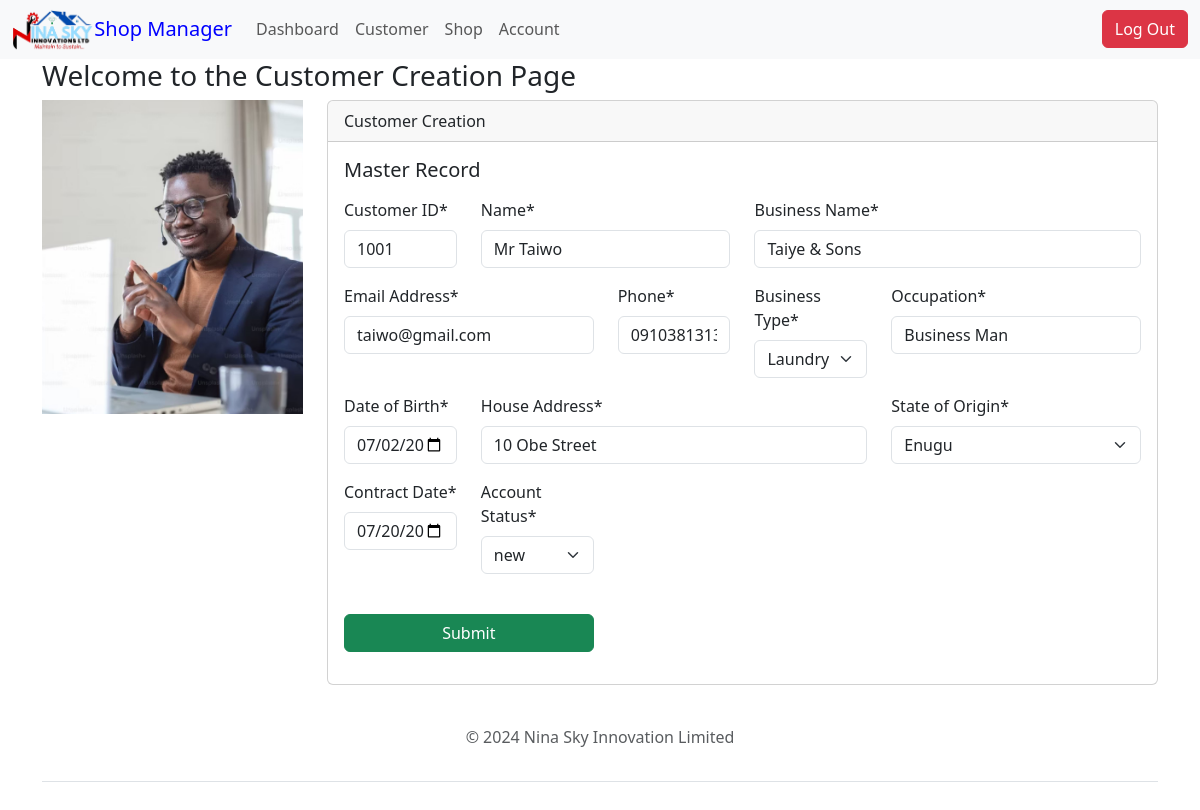
Before: /customer/1 (signed in) with the older database file.
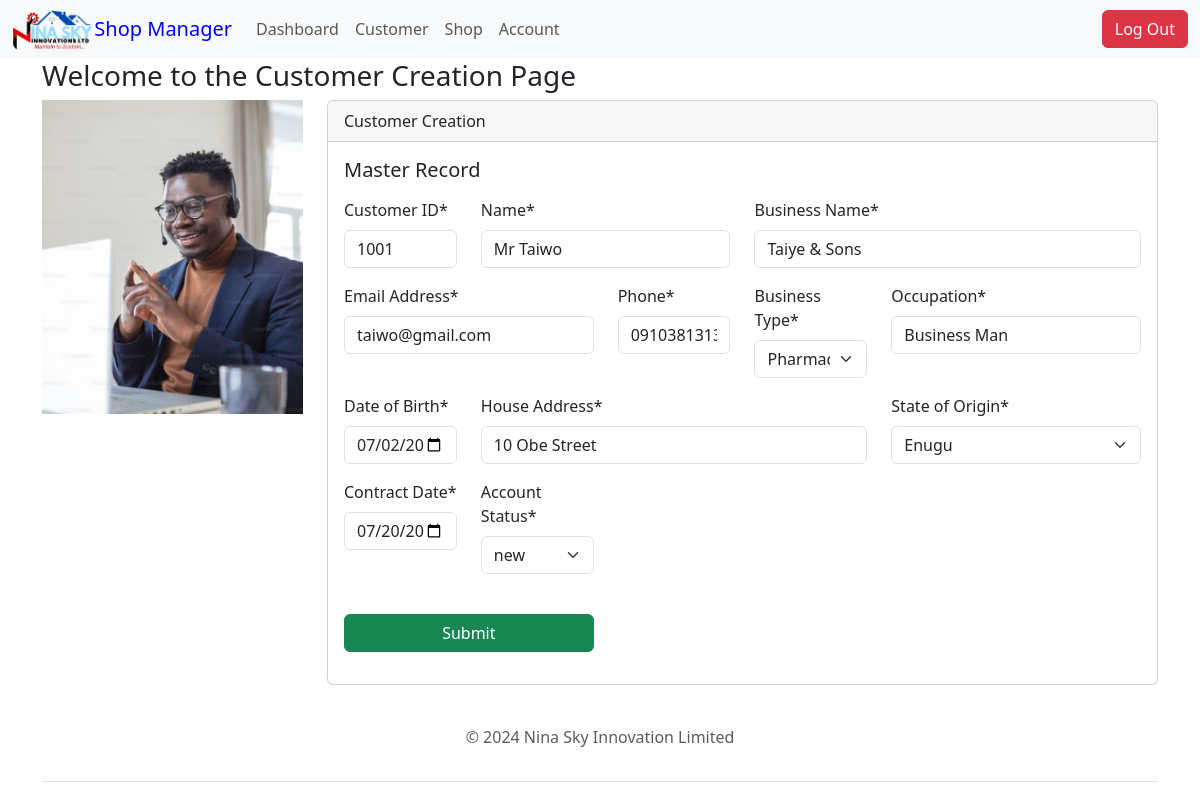
After: the same page with the newer database file.
### customer/models.py (models this page shows, shortened)
class Customer(models.Model):
    NATURE = [
        ('Supermarket', 'Supermarket'),
        ('Laundry', 'Laundry'),
        ('Pharmacy', 'Pharmacy'),
        ('Courier/Dispatch', 'Courier/Dispatch'),
        ('Banking/Insurance', 'Banking/Insurance'),
        ('Barbing/Salon', 'Barbing/Salon'),
    ]
    STATUS = [
        ('new', 'new'),
        ('renewal', 'renewal'),
        ('exited', 'exited'),
    ]
    STATES = [
    ("Abia", "Abia"),
    ("Adamawa", "Adamawa"),
    ("Akwa Ibom", "Akwa Ibom"),
    ("Anambra", "Anambra"),
    ("Bauchi", "Bauchi"),
    ("Bayelsa", "Bayelsa"),
    ("Benue", "Benue"),
    ("Borno", "Borno"),
    ("Cross River", "Cross River"),
    ("Delta", "Delta"),
    ("Ebonyi", "Ebonyi"),
    ("Edo", "Edo"),
    ("Ekiti", "Ekiti"),
    ("Enugu", "Enugu"),
    ("Gombe", "Gombe"),
    ("Imo", "Imo"),
    ("Jigawa", "Jigawa"),
    ("Kaduna", "Kaduna"),
    ("Kano", "Kano"),
    ("Katsina", "Katsina"),
    ("Kebbi", "Kebbi"),
    ("Kogi", "Kogi"),
    ("Kwara", "Kwara"),
    ("Lagos", "Lagos"),
    ("Nasarawa", "Nasarawa"),
    ("Niger", "Niger"),
    ("Ogun", "Ogun"),
    ("Ondo", "Ondo"),
    ("Osun", "Osun"),
    ("Oyo", "Oyo"),
    ("Plateau", "Plateau"),
    ("Rivers", "Rivers"),
    ("Sokoto", "Sokoto"),
    ("Taraba", "Taraba"),
    ("Yobe", "Yobe"),
    ("Zamfara", "Zamfara")
]
    no = models.CharField(max_length=4, unique=True)
    name = models.CharField(max_length=100)
    business = models.CharField(max_length=225)
    email = models.EmailField(unique=True)
    phone = models.CharField(max_length=11, unique=True)
    dob = models.DateField(default=None)
    address = models.CharField(max_length=225)
    state = models.CharField(max_length=225, choices=STATES)
    occupation = models.CharField(max_length=50)
    nature = models.CharField(max_length=25, choices=NATURE, default="")
    status = models.CharField(max_length=10, choices=STATUS, default='')
    date = models.DateField()
    approval =models.BooleanField(default=False)
    exitdate = models.DateField(blank=True, null=True)
    nextdue = models.DateField(blank=True, null=True)

### customer/views.py (the view, shortened to what this page needs)
# urls.py: path('<int:id>', views.customer_form, name="customer_update"),
@login_required
def customer_form(request, id=0):
    if request.method == "GET":
        if id == 0:
            form = CustomerForm()
        else:
            customer = Customer.objects.get(pk=id)
            form = CustomerForm(instance=customer)
        return render(request, 'customer/customer_form.html', {'form':form})

### templates/customer/customer_form.html (shortened to what this page needs)
{% extends 'base.html' %} {% block title %} Customer Master Record {% endblock %}
{% load static %}
{% load crispy_forms_tags %}
{% block content %}
<div class="container">
    <div class="row">
        <h3>Welcome to the Customer Creation Page</h3>
    </div>
    <div class="row">
        <div class="col-md-3">
            <img src="{% static 'images/customer.jpg' %}" class="card-img-top mx-auto"  alt="Happy Customers">
        </div>
        <div class="col-md-9">
            <div class="card mx-auto">
                <div class="card-header">Customer Creation</div>
                <div class="card-body">
                    <h5 class="card-title">Master Record</h5>
                    <p class="card-text">
                    <form action="" method="POST" autocomplete="off">
                        <div class="row">
                            <div class="col-md-2">
                                {{form.no|as_crispy_field}}
                            </div>
                            <div class="col-md-4">
                                {{form.name|as_crispy_field}}
                            </div>
                            <div class="col-md-6">
                                {{form.business|as_crispy_field}}
                            </div>
                        </div>
                        <div class="row">
                            <div class="col-md-4">
                                {{form.email|as_crispy_field}}
                            </div>
                            <div class="col-md-2">
                                {{form.phone|as_crispy_field}}
                            </div>
                            <div class="col-md-2">
                                {{form.nature|as_crispy_field}}
                            </div>
                            <div class="col-md-4">
                                {{form.occupation|as_crispy_field}}
                            </div>
                        </div>
                        <div class="row">
                            <div class="col-md-2">
                                {{form.dob|as_crispy_field}}
                            </div>
                            <div class="col-md-6">
                                {{form.address|as_crispy_field}}
                            </div>
                            <div class="col-md-4">
                                {{form.state|as_crispy_field}}
                            </div>
                        </div>
                        <div class="row">
                            <div class="col-md-2">
                                {{form.date|as_crispy_field}}
                            </div>
                            <div class="col-md-2">
                                {{form.status|as_crispy_field}}
                            </div>
                        </div>
                        <div class="row">
                                <div class="col-md-4">
                                <button  type="submit" class="btn btn-success w-100">Submit</button>
                                </div>
                                <div class="col-md-6">
                                </div>
                        </div>
                    </form>
                </p>
                </div>
            </div>
        </div>
        </div>
    </div>
{% endblock %}

Changed rows visible on the page:
changed Customer "Mr Taiwo": nature "Laundry" → "Pharmacy"
